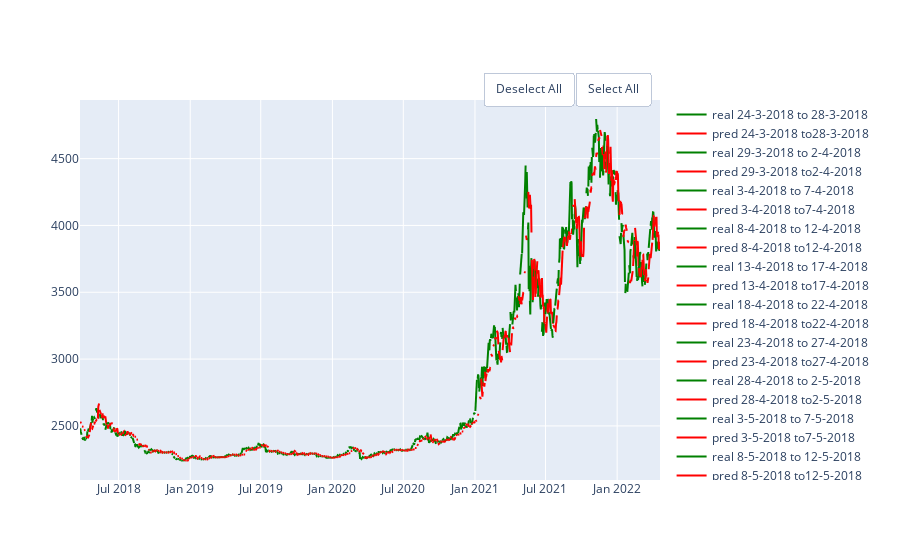

This figure's notebook cell:
### Code cell
df = pd.DataFrame(columns = ['MAE', 'MSE','RMSE' ,'R2'], index = ['squared','absolute', 'poisson'])
show_results(df, result, 'close',100, 5,rf_se)
